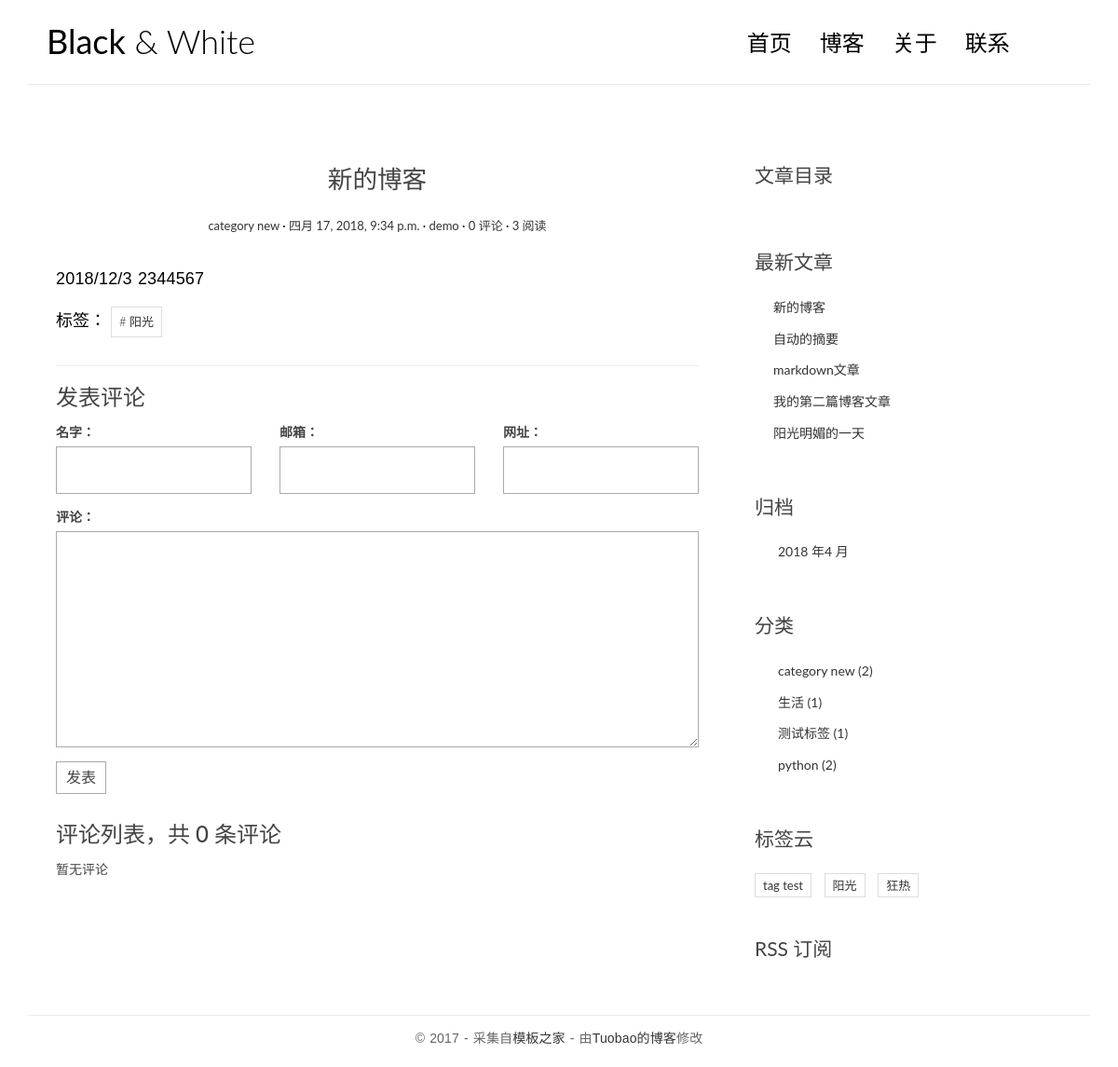
Page /post/6/ on the committed database.
### blog/models.py (models this page shows, shortened)
class Post(models.Model):
    title = models.CharField(max_length=70)
    body= models.TextField()
    created_time = models.DateTimeField()
    modified_time = models.DateTimeField()
    excerpt = models.CharField(max_length=200, blank=True)
    category = models.ForeignKey(Category)
    tags = models.ManyToManyField(Tag, blank=True)
    author = models.ForeignKey(User, related_name='author')
    views = models.PositiveIntegerField(default=0, editable=False)
    def get_absolute_url(self):
        return reverse('blog:detail', kwargs={'pk': self.pk})
    def increase_views(self):
        self.views += 1
        self.save(update_fields=['views'])
    def save(self, *args, **kwargs):
        if not self.excerpt:
            md = markdown.Markdown(extensions=[
                'markdown.extensions.extra',
                'markdown.extensions.codehilite',
            ])
            self.excerpt = strip_tags(md.convert(self.body))[:54]
        super(Post, self).save(*args, **kwargs)
    class Meta:
        ordering = ['-created_time']

class Category(models.Model):
    name = models.CharField(max_length=100)

class Tag(models.Model):
    name = models.CharField(max_length=100)

### blog/views.py (the view)
# urls.py: url(r'^post/(?P<pk>[0-9]+)/$', views.PostDetailView.as_view(), name='detail'),
class PostDetailView(DetailView):
    model = Post
    template_name = 'blog/detail.html'
    context_object_name = 'post'
    def get(self, request, *args, **kwargs):
        response = super(PostDetailView, self).get(request, *args, **kwargs)
        self.object.increase_views()
        return response
    def get_object(self, queryset=None):
        post = super(PostDetailView, self).get_object(queryset=None)
        md = markdown.Markdown(extensions=[
            'markdown.extensions.extra',
            'markdown.extensions.codehilite',
            TocExtension(slugify=slugify)
        ])
        post.body = md.convert(post.body)
        post.toc = md.toc
        return post
    def get_context_data(self, **kwargs):
        context = super(PostDetailView, self).get_context_data(**kwargs)
        form = CommentForm()
        comment_list = self.object.comment_set.all()
        context.update({
            'form': form,
            'comment_list': comment_list
        })
        return context

### comments/forms.py
class CommentForm(forms.ModelForm):
    class Meta:
        model = Comment
        fields = ['name','email','url','text']

### blog/templatetags/blog_tags.py (called while the page is built)
@register.simple_tag
def get_recent_posts(num=5):
    return Post.objects.all().order_by('-created_time')[:num]

@register.simple_tag
def archivers():
    return Post.objects.dates('created_time', 'month', order='DESC')

@register.simple_tag
def get_categories():
    return Category.objects.annotate(num_posts=Count('post')).filter(num_posts__gt=0)

@register.simple_tag
def get_tags():
    return Tag.objects.annotate(num_posts=Count('post')).filter(num_posts__gt=0)

### templates/blog/detail.html (shortened to what this page needs)
{% extends 'base.html' %}
{% block main %}
<article class="post post-{{ post.pk }}">
    <header class="entry-header">
        <h1 class="entry-title">{{ post.title }}</h1>
        <div class="entry-meta">
            <span class="post-category">
                <a href="{% url 'blog:category' post.category.pk %}">{{ post.category.name }}</a></span>
            <span class="post-date"><a href="#"><time class="entry-date"
                                                      datetime="{{ post.created_time }}">{{ post.created_time }}</time></a></span>
            <span class="post-author"><a href="#">{{ post.author }}</a></span>
            <span class="comments-link">
                <a href="{{ post.get_absolute_url }}#comment-area">{{ post.comment_set.count }} 评论</a></span>
            <span class="views-count"><a href="#">{{ post.views }} 阅读</a></span>
        </div>
    </header>
    <div class="entry-content clearfix">
        {{ post.body|safe }}
        <div class="widget-tag-cloud">
                <ul>
                    标签：
                    {% for tag in post.tags.all %}
                        <li><a href="{% url 'blog:tag' tag.pk %}"># {{ tag.name }}</a></li>
                    {% endfor %}
                </ul>
            </div>
    </div>
</article>
<section class="comment-area" id="comment-area">
    <hr>
    <h3>发表评论</h3>
    <form action="{% url 'comments:post_comment' post.pk %}" method="post" class="comment-form">
        <div class="row">
            <div class="col-md-4">
                <label for="{{ form.name.id_for_label }}">名字：</label>
                {{ form.name }}
            </div>
            <div class="col-md-4">
                <label for="{{ form.email.id_for_label }}">邮箱：</label>
                {{ form.email }}
            </div>
            <div class="col-md-4">
                <label for="{{ form.url.id_for_label }}">网址：</label>
                {{ form.url }}
            </div>
            <div class="col-md-12">
                <label for="{{ form.text.id_for_label }}">评论：</label>
                {{ form.text }}
                <button type="submit" class="comment-btn">发表</button>
            </div>
        </div>
    </form>
    <div class="comment-list-panel">
        <h3>评论列表，共 <span>{{ post.comment_set.count }}</span> 条评论</h3>
        <ul class="comment-list list-unstyled">
            {% for comment in comment_list %}
            <li class="comment-item">
                <span class="nickname">{{ comment.name }}</span>
                <time class="submit-date">{{ comment.created_time }}</time>
                <div class="text">
                    {{ comment.text }}
                </div>
            </li>
            {% empty %}
            暂无评论
            {% endfor %}
        </ul>
    </div>
</section>
{% endblock main %}
{% block toc %}
<div class="widget widget-content">
    <h3 class="widget-title">文章目录</h3>
</div>
{% endblock toc %}

### templates/base.html (shortened to what this page needs)
{% load staticfiles %}
{% load blog_tags %}
<html>
<head>
    <link rel="stylesheet" href="http://code.ionicframework.com/ionicons/2.0.1/css/ionicons.min.css">
    <link rel="stylesheet" href="{% static 'blog/css/bootstrap.min.css' %}">
    <link rel="stylesheet" href="{% static 'blog/css/pace.css' %}">
    <link rel="stylesheet" href="{% static 'blog/css/custom.css' %}">
    <link rel="stylesheet" href="{% static 'blog/css/highlights/github.css' %}">
</head>
<body>
<div class="container">
    <header id="site-header">
        <div class="row">
            <div class="col-md-4 col-sm-5 col-xs-8">
                <div class="logo">
                    <h1><a href="{% url 'blog:index' %}"><b>Black</b> &amp; White</a></h1>
                </div>
            </div>
            <div class="col-md-8 col-sm-7 col-xs-4">
                <nav class="main-nav" role="navigation">
                    <div class="collapse navbar-collapse" id="bs-example-navbar-collapse-1">
                        <ul class="nav navbar-nav navbar-right">
                            <li class="cl-effect-11"><a href="{% url 'blog:index' %}" data-hover="首页">首页</a></li>
                            <li class="cl-effect-11"><a href="full-width.html" data-hover="博客">博客</a></li>
                            <li class="cl-effect-11"><a href="about.html" data-hover="关于">关于</a></li>
                            <li class="cl-effect-11"><a href="contact.html" data-hover="联系">联系</a></li>
                        </ul>
                    </div>
                </nav>
            </div>
        </div>
    </header>
</div>
<div class="content-body">
    <div class="container">
        <div class="row">
            <main class="col-md-8">
             {% block main %}
                {%endblock main%}
            </main>
            <aside class="col-md-4">
                  {% block toc %}
                     {% endblock toc %}
                <div class="widget widget-recent-posts">
                    <h3 class="widget-title">最新文章</h3>
                    {% get_recent_posts as recent_post_list %}
                    <ul>
                        {% for post in recent_post_list %}
                        <li>
                            <a href="{{ post.get_absolute_url }}">{{ post.title }}</a>
                        </li>
                        {% empty %}
                        <p>暂无文章</p>
                        {% endfor %}
                    </ul>
                </div>
                <div class="widget widget-archives">
                    <h3 class="widget-title">归档</h3>
                    {% archivers as date_list %}
                    <ul>
                        {% for date in date_list %}
                        <li>
                            <a href="{% url 'blog:archives' date.year date.month %}">{{ date.year }} 年{{ date.month }} 月</a>
                        </li>
                        {% empty %}
                        暂无归档
                        {% endfor %}
                    </ul>
                </div>
                <div class="widget widget-category">
                    <h3 class="widget-title">分类</h3>
                    {% get_categories as category_list %}
                    <ul>
                        {% for category in category_list %}
                        <li>
                            <a href="{% url 'blog:category' category.pk %}">{{ category.name }} <span class="post-count">({{ category.num_posts }})</span></a>
                        </li>
                        {% empty %}
                        暂无分类
                        {% endfor %}
                    </ul>
                </div>
                <div class="widget widget-tag-cloud">
                    <h3 class="widget-title">标签云</h3>
                    {% get_tags as tag_list %}
                    <ul>
                        {% for tag in tag_list %}
                        <li>
                            <a href="{% url 'blog:tag' tag.pk %}">{{ tag.name }}</a>
                        </li>
                        {% empty %}
                        暂无标签
                        {% endfor %}
                    </ul>
                </div>
                <div class="rss">
                    <a href="{% url 'rss' %}"> RSS 订阅</a>
                </div>
            </aside>
        </div>
    </div>
</div>
<footer id="site-footer">
    <div class="container">
        <div class="row">
            <div class="col-md-12">
                <p class="copyright">&copy 2017 - 采集自<a href="http://www.cssmoban.com/"
                                                        target="_blank" title="模板之家">模板之家</a>
                    - 由<a href="http://127.0.0.1:8000" title="网页模板" target="_blank">Tuobao的博客</a>修改
                </p>
            </div>
        </div>
    </div>
</footer>
</body>
</html>

### blog/static/blog/css/custom.css (style rules this page uses)
* { outline: none; }
h1, h2, h3, h4, h5, h6 { margin-top: 0; }
b { font-weight: 400; }
a { color: #333; }
body { color: #444; font-family: 'Lato', sans-serif; }
p { font-family: 'Ubuntu', sans-serif; font-weight: 400; word-spacing: 1px; letter-spacing: 0.01em; }
#site-header { background-color: #FFF; padding: 25px 20px; margin-bottom: 40px; border-bottom: 1px solid #e7e7e7; }
.logo h1 a { color: #000; }
.logo h1 { margin: 0; font-family: 'Lato', sans-serif; font-weight: 300; }
.main-nav { margin-top: 11px; max-width: 95%; }
.main-nav a { color: #000000 !important; padding: 0 0 5px 0 !important; margin-right: 30px; font-family: 'Lato', sans-serif; font-weight: 300; font-size: 24px; }
.cl-effect-11 a { padding: 10px 0; color: #0972b4; text-shadow: none; }
.cl-effect-11 a::before { position: absolute; top: 0; left: 0; overflow: hidden; padding: 0 0 5px 0 !important; max-width: 0; border-bottom: 1px solid #000; color: #000; content: attr(data-hover); white-space: nowrap; -webkit-transition: max-width 0.5s; -moz-transition: max-width 0.5s; transition: max-width 0.5s; }
.content-body { padding-bottom: 4em; }
.post { background: #fff; padding: 30px 30px 0; }
.entry-title { text-align: center; font-size: 1.9em; margin-bottom: 20px; line-height: 1.6; padding: 10px 20px 0; }
.entry-meta { text-align: center; color: #DDDDDD; font-size: 13px; margin-bottom: 30px; }
.entry-content { font-size: 18px; line-height: 1.9; font-weight: 300; color: #000; }
.post-category::after, .post-date::after, .post-author::after, .comments-link::after { content: ' ·'; color: #000; }
.widget { background: #fff; padding: 30px 0 0; }
.widget-title { font-size: 1.5em; margin-bottom: 20px; line-height: 1.6; padding: 10px 0 0; font-weight: 400; }
.widget-recent-posts ul { padding: 0; margin: 0; padding-left: 20px; }
.widget-recent-posts ul li { list-style-type: none; position: relative; line-height: 170%; margin-bottom: 10px; }
.widget-recent-posts ul li::before { content: '\f3d3'; font-family: "Ionicons"; position: absolute; left: -17px; top: 3px; font-size: 16px; color: #000; }
.widget-archives ul { padding: 0; margin: 0; padding-left: 25px; }
.widget-archives ul li { list-style-type: none; position: relative; line-height: 170%; margin-bottom: 10px; }
.widget-archives ul li::before { content: '\f3f3'; font-family: "Ionicons"; position: absolute; left: -25px; top: 1px; font-size: 16px; color: #000; }
.widget-category ul { padding: 0; margin: 0; padding-left: 25px; }
.widget-category ul li { list-style-type: none; position: relative; line-height: 170%; margin-bottom: 10px; }
.widget-category ul li::before { content: '\f3fe'; font-family: "Ionicons"; position: absolute; left: -25px; top: 1px; font-size: 18px; color: #000; }
.widget-tag-cloud ul { padding: 0; margin: 0; margin-right: -10px; }
.widget-tag-cloud ul li { list-style-type: none; font-size: 13px; display: inline-block; margin-right: 10px; margin-bottom: 10px; padding: 3px 8px; border: 1px solid #ddd; }
.rss { font-size: 21px; margin-top: 30px; }
.rss a { color: #444; }
#site-footer { padding-top: 10px; padding: 0 0 1.5em 0; }
.copyright { text-align: center; padding-top: 1em; margin: 0; border-top: 1px solid #eee; color: #666; }
.contact-form input, .comment-form input { border: 1px solid #aaa; margin-bottom: 15px; width: 100%; padding: 15px 15px; font-size: 16px; line-height: 100%; transition: 0.4s border-color linear; }
.contact-form textarea, .comment-form textarea { border: 1px solid #aaa; margin-bottom: 15px; width: 100%; padding: 15px 15px; font-size: 16px; line-height: 20px !important; min-height: 183px; transition: 0.4s border-color linear; }
.comment-area { padding: 0 30px 0; }
.comment-form { margin-top: 15px; }
.comment-form .comment-btn { background-color: #fff; border: 1px solid #aaa; font-size: 16px; padding: 5px 10px; }
.comment-list-panel { margin-top: 30px; }
.comment-list { margin-top: 15px; }

### rows in the picture
Post: title "新的博客", category.name "category new", created_time "四月 17, 2018, 9:34 p.m.", author "demo", comment_set.count "0", views "3", body "2018/12/3 2344567"
Tag: name "阳光"
Post: title "自动的摘要"
Post: title "markdown文章"
Post: title "我的第二篇博客文章"
Post: title "阳光明媚的一天"
Category: name "category new", num_posts "2"
Category: name "生活", num_posts "1"
Category: name "测试标签", num_posts "1"
Category: name "python", num_posts "2"
Tag: name "tag test"
Tag: name "狂热"

### other values in the picture
{{ date.year }} "2018"
{{ date.month }} "4"
